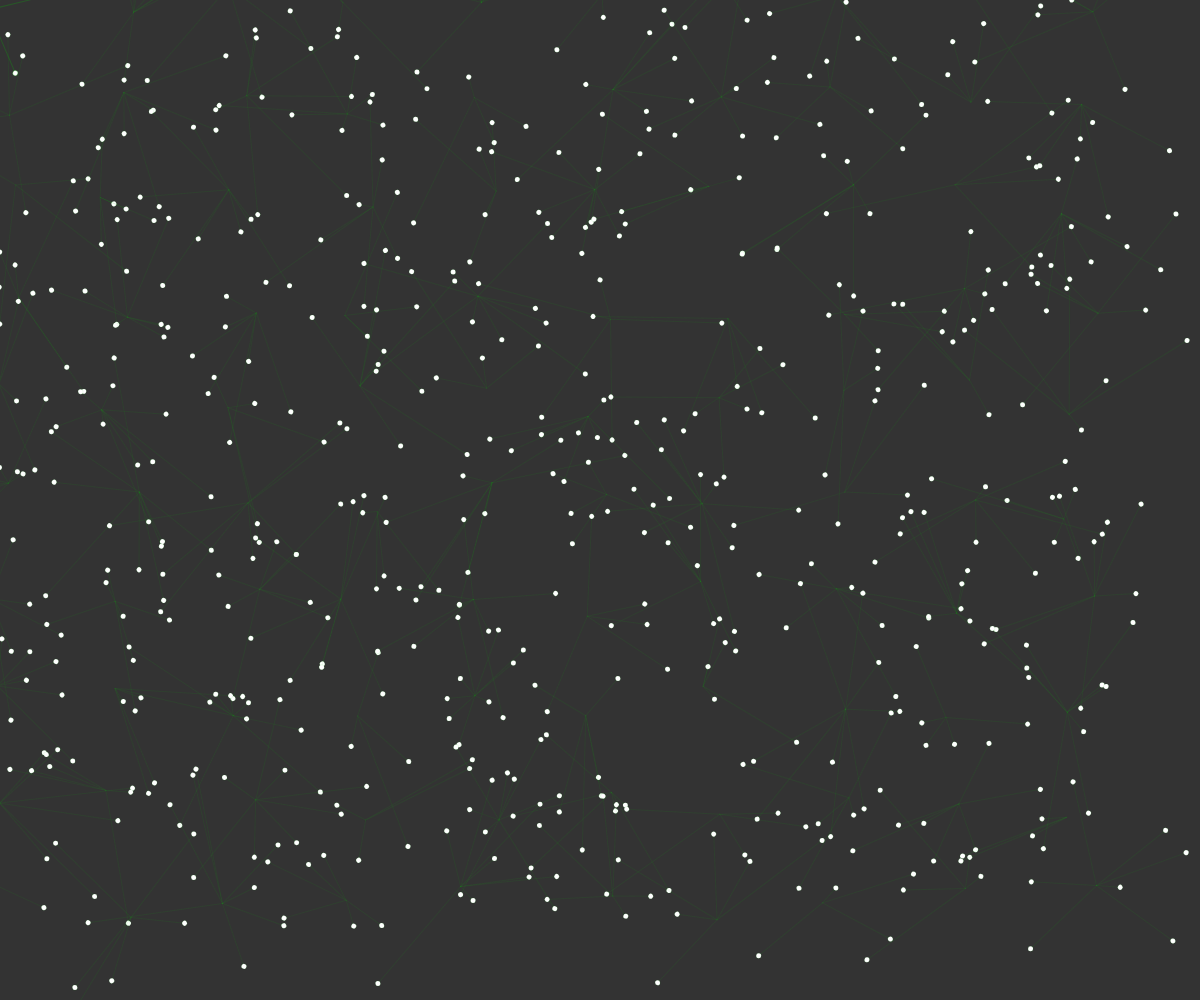
Frame 1 (no input)
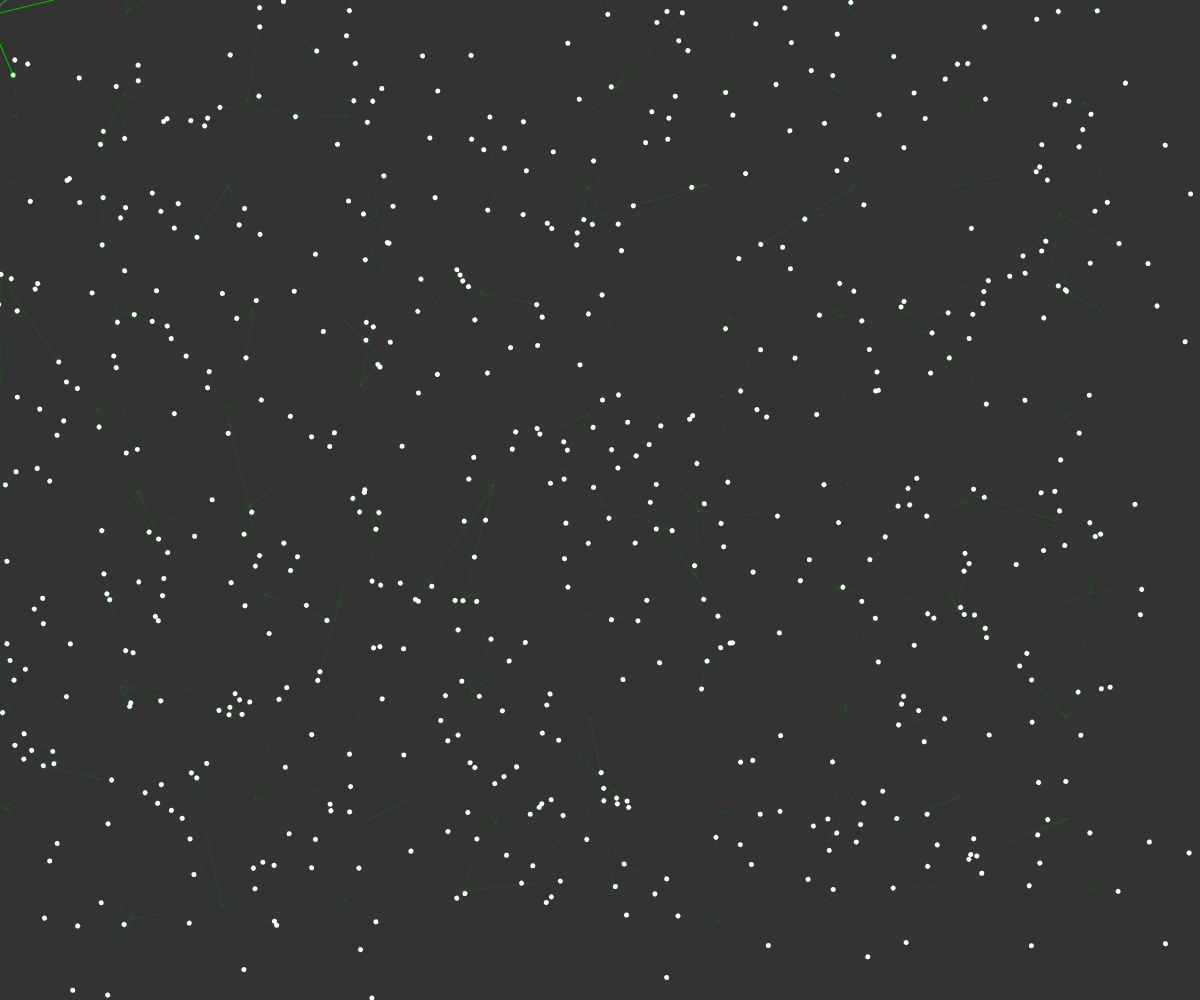
Frame 60 (no input)
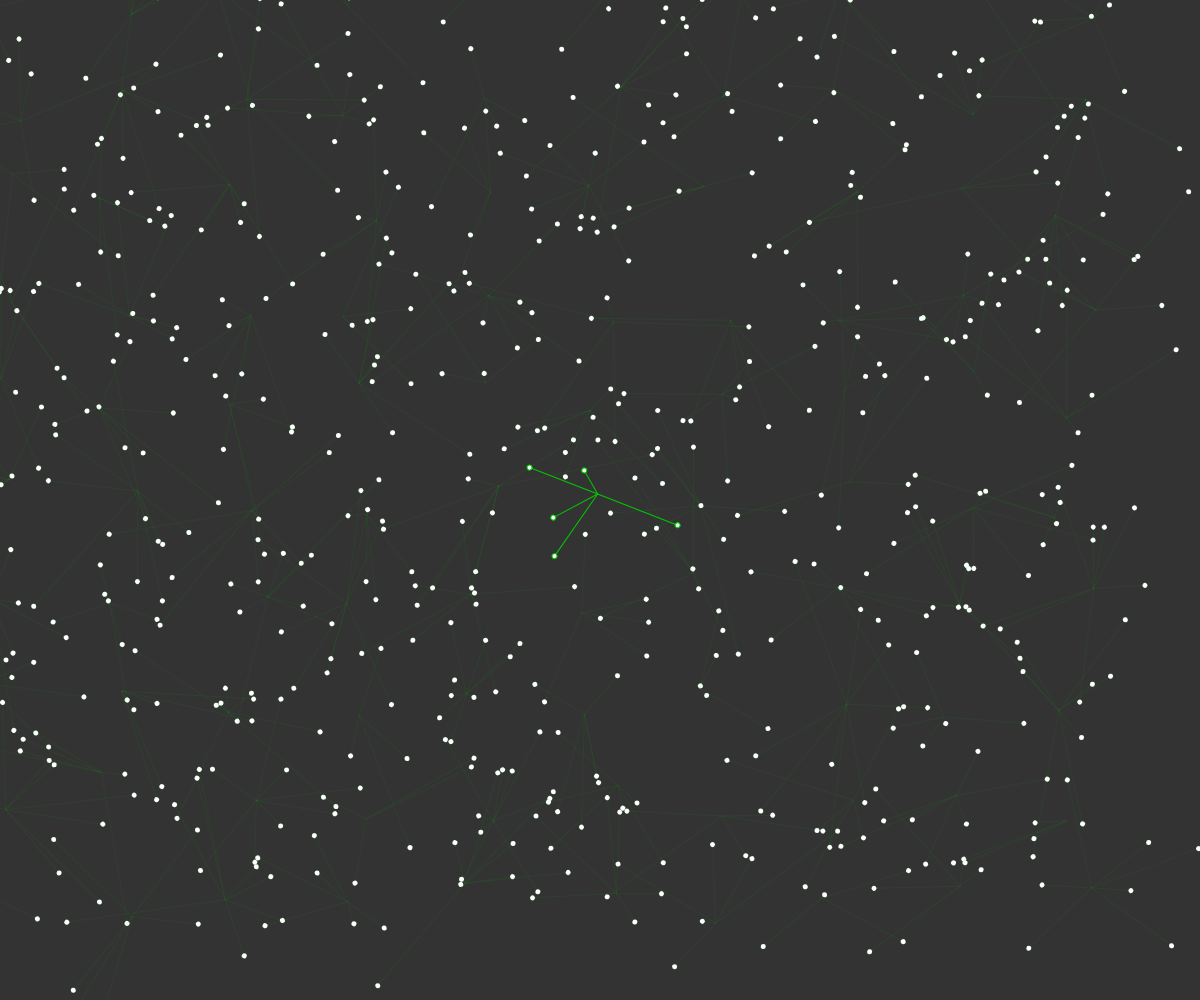
Frame 120 (the mouse pressed at the canvas centre since frame 60)

The p5.js sketch that drew these frames (run headless with seeded random() and noise() and a simulated clock; from frame 60 on, the mouse is pressed at the canvas centre):

// p5.js sketch
// ── sketch.js
var clusters = [];
var starta = 20;

function setup() {
    createCanvas(windowWidth, windowHeight);

    var numClusters = 100;
    var loops = sqrt(numClusters);
    var xSlot = width / loops;
    var ySlot = height / loops;

    for (var i = 0 ; i < loops; i++) {
        for (var j = 0 ; j < loops; j++) {
            var numLines = floor(random(4, 10));
            var variance = 20;
            var x = i * xSlot + random(-variance, variance);
            var y = j * ySlot + random(-variance, variance);
            clusters.push(new Cluster(x, y, numLines, starta));
        }
    }

    fill(255);
    noStroke();
}

function draw() {
    background(51);

    clusters.forEach(function(cluster) {
        cluster.run();
    });
}

function Cluster(x, y, size, alpha) {
    this.pos = createVector(x, y);
    this.lines = [];
    this.alpha = alpha;
    this.xoff = random(100);
    this.yoff = random(100);
    this.angle = random(PI * 2);

    for (var i = 0; i < size; i++) {
        this.lines.push(new Line(this.pos));
    }
}

Cluster.prototype.run = function() {
    if (this.isMouseNear()) {
        this.alpha += 40;
    } else {
        this.alpha = starta;
    }

    var alpha = this.alpha;


    this.lines.forEach(function(line) {
        line.show(alpha);
        line.resize();
    });

    this.float();
};

Cluster.prototype.isMouseNear = function() {
    var allowance = 50;

    return (
            mouseX < this.pos.x + allowance && this.pos.x - allowance < mouseX &&
            mouseY < this.pos.y + allowance && this.pos.y - allowance < mouseY
            );
};

Cluster.prototype.float = function() {
    this.xoff += 0.01;
    this.yoff += 0.01;
    random(1) < 0.5 ? this.pos.x -= noise(this.xoff) : this.pos.x += noise(this.xoff);
    random(1) < 0.5 ? this.pos.y -= noise(this.yoff) : this.pos.y += noise(this.yoff);
};

function Line(pos) {
    this.pos = pos;
    this.angle = random(2 * PI);
    this.len = random(10, 100);
}

Line.prototype.show = function(alpha) {
    var x = this.pos.x;
    var y = this.pos.y;
    var tipSize = 5;

    push();
    stroke(0, 200, 0, alpha);
    translate(x, y);
    rotate(this.angle);
    line(0, 0, this.len, this.len);
    ellipse(this.len, this.len, tipSize, tipSize);
    pop();
};

Line.prototype.resize = function() {
    var variance = 1;
    random(1) < 0.5 ? this.len -= variance : this.len += variance;
};
